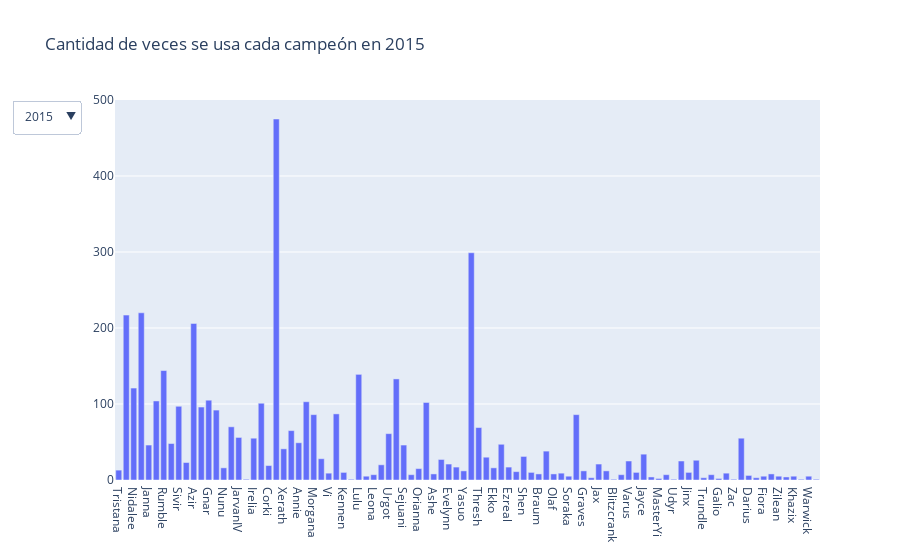

Notebook code for this chart:
### Markdown cell above
Todo esto desde aqui para arriba fue para obtener la cantidad de veces que se a baneado un cierto campeon y llevarlo a algo mas amigable que un arreglo por fila, el trabajo fue separar ese arreglo y guardarlo en otro de manera lineal, practicamente un vector, el cual permitio un manejo de estos datos muy facil y ademas de entendible para todos.

### Code cell
import plotly.graph_objects as go

# Seleccionar los valores de 'redBans' como una serie de pandas para los años 2015 y 2016
redBans_filtrado_2015 = new_df[new_df['Year'] == 2015]['redBans']
redBans_filtrado_2016 = new_df[new_df['Year'] == 2016]['redBans']

# Crear un diccionario para almacenar la cantidad de veces que aparece cada campeón en cada año
suma_campeones_2015 = {}
suma_campeones_2016 = {}

# Iterar sobre cada valor de 'redBans' para el año 2015
for redBans in redBans_filtrado_2015:
    try:
        # Asignación múltiple para separar los valores en tres variables
        champ1, champ2, champ3 = redBans

        # Si alguno de los valores es 'null', pasar al siguiente
        if champ1 is None or champ2 is None or champ3 is None:
            continue

        # Incrementar la cantidad de veces que aparece cada campeón en el diccionario correspondiente
        if champ1 in suma_campeones_2015:
            suma_campeones_2015[champ1] += 1
        else:
            suma_campeones_2015[champ1] = 1

        if champ2 in suma_campeones_2015:
            suma_campeones_2015[champ2] += 1
        else:
            suma_campeones_2015[champ2] = 1

        if champ3 in suma_campeones_2015:
            suma_campeones_2015[champ3] += 1
        else:
            suma_campeones_2015[champ3] = 1

    except ValueError:
        # Si no hay suficientes valores para asignar a las tres variables, pasar al siguiente
        continue

# Iterar sobre cada valor de 'redBans' para el año 2016
for redBans in redBans_filtrado_2016:
    try:
        # Asignación múltiple para separar los valores en tres variables
        champ1, champ2, champ3 = redBans

        # Si alguno de los valores es 'null', pasar al siguiente
        if champ1 is None or champ2 is None or champ3 is None:
            continue

        # Incrementar la cantidad de veces que aparece cada campeón en el diccionario correspondiente
        if champ1 in suma_campeones_2016:
            suma_campeones_2016[champ1] += 1
        else:
            suma_campeones_2016[champ1] = 1

        if champ2 in suma_campeones_2016:
            suma_campeones_2016[champ2] += 1
        else:
            suma_campeones_2016[champ2] = 1

        if champ3 in suma_campeones_2016:
            suma_campeones_2016[champ3] += 1
        else:
            suma_campeones_2016[champ3] = 1

    except ValueError:
        # Si no hay suficientes valores para asignar a las tres variables, pasar al siguiente
        continue

# Crear una figura de tipo Bar con los datos del año 2015
fig = go.Figure(go.Bar(x=list(suma_campeones_2015.keys()), y=list(suma_campeones_2015.values())))

# Actualizar el diseño y el título de la figura
fig.update_layout(title='Cantidad de veces se usa cada campeón en 2015')

# Crear un objeto de tipo Dropdown con las opciones de años
dropdown_años = {
    'type': 'dropdown',
    'buttons': [{'label': '2015', 'method': 'update', 'args': [{'x': [list(suma_campeones_2015.keys())], 'y': [list(suma_campeones_2015.values())]}, {'title': 'Cantidad de veces que aparece cada campeón en 2015'}]},
                {'label': '2016', 'method': 'update', 'args': [{'x': [list(suma_campeones_2016.keys())], 'y': [list(suma_campeones_2016.values())]}, {'title': 'Cantidad de veces que aparece cada campeón en 2016'}]}],
    'direction': 'down',
    'showactive': True,
   'active': 0,
}

# Agregar el botón de Dropdown a la figura
fig.update_layout(updatemenus=[dropdown_años])

# Mostrar la figura
fig.show()

### Figure 1 — Plotly figure (JSON) as saved in the notebook; plotly's stock layout.template omitted (floating-point values rounded to 4 significant figures)
{"data": [{"type": "bar", "x": ["Tristana", "Leblanc", "Nidalee", "RekSai", "Janna", "Zed", "Rumble", "LeeSin", "Sivir", "Rengar", "Azir", "Lissandra", "Gnar", "Kassadin", "Nunu", "Fizz", "JarvanIV", "Nocturne", "Irelia", "Cassiopeia", "Corki", "Kalista", "Xerath", "Ahri", "Annie", "Maokai", "Morgana", "Veigar", "Vi", "Hecarim", "Kennen", "Nami", "Lulu", "Karthus", "Leona", "Vladimir", "Urgot", "Gragas", "Sejuani", "Sion", "Orianna", "Alistar", "Ashe", "KogMaw", "Evelynn", "Bard", "Yasuo", "Ryze", "Thresh", "TwistedFate", "Ekko", "Viktor", "Ezreal", "Diana", "Shen", "Nautilus", "Braum", "Elise", "Olaf", "Shyvana", "Soraka", "Gangplank", "Graves", "Renekton", "Jax", "Draven", "Blitzcrank", "Chogath", "Varus", "Lucian", "Jayce", "Riven", "MasterYi", "TahmKench", "Udyr", "Syndra", "Jinx", "Vayne", "Trundle", "DrMundo", "Galio", "Pantheon", "Zac", "Mordekaiser", "Darius", "Malphite", "Fiora", "Kindred", "Zilean", "Ziggs", "Khazix", "FiddleSticks", "Warwick", "Poppy"], "y": [13, 217, 121, 220, 46, 104, 144, 48, 97, 23, 206, 96, 105, 92, 16, 70, 56, 1, 55, 101, 19, 475, 41, 65, 49, 103, 86, 28, 9, 87, 10, 1, 139, 5, 7, 20, 61, 133, 46, 7, 15, 102, 8, 27, 21, 17, 12, 299, 69, 30, 16, 47, 17, 11, 31, 10, 8, 38, 8, 9, 5, 86, 12, 3, 21, 12, 1, 7, 25, 10, 34, 4, 2, 7, 1, 25, 10, 26, 3, 7, 2, 9, 1, 55, 6, 3, 5, 8, 5, 4, 5, 1, 5, 1]}], "layout": {"title": {"text": "Cantidad de veces se usa cada campeón en 2015"}, "updatemenus": [{"active": 0, "buttons": [{"args": [{"x": [["Tristana", "Leblanc", "Nidalee", "RekSai", "Janna", "Zed", "Rumble", "LeeSin", "Sivir", "Rengar", "Azir", "Lissandra", "Gnar", "Kassadin", "Nunu", "Fizz", "JarvanIV", "Nocturne", "Irelia", "Cassiopeia", "Corki", "Kalista", "Xerath", "Ahri", "Annie", "Maokai", "Morgana", "Veigar", "Vi", "Hecarim", "Kennen", "Nami", "Lulu", "Karthus", "Leona", "Vladimir", "Urgot", "Gragas", "Sejuani", "Sion", "Orianna", "Alistar", "Ashe", "KogMaw", "Evelynn", "Bard", "Yasuo", "Ryze", "Thresh", "TwistedFate", "Ekko", "Viktor", "Ezreal", "Diana", "Shen", "Nautilus", "Braum", "Elise", "Olaf", "Shyvana", "Soraka", "Gangplank", "Graves", "Renekton", "Jax", "Draven", "Blitzcrank", "Chogath", "Varus", "Lucian", "Jayce", "Riven", "MasterYi", "TahmKench", "Udyr", "Syndra", "Jinx", "Vayne", "Trundle", "DrMundo", "Galio", "Pantheon", "Zac", "Mordekaiser", "Darius", "Malphite", "Fiora", "Kindred", "Zilean", "Ziggs", "Khazix", "FiddleSticks", "Warwick", "Poppy"]], "y": [[13, 217, 121, 220, 46, 104, 144, 48, 97, 23, 206, 96, 105, 92, 16, 70, 56, 1, 55, 101, 19, 475, 41, 65, 49, 103, 86, 28, 9, 87, 10, 1, 139, 5, 7, 20, 61, 133, 46, 7, 15, 102, 8, 27, 21, 17, 12, 299, 69, 30, 16, 47, 17, 11, 31, 10, 8, 38, 8, 9, 5, 86, 12, 3, 21, 12, 1, 7, 25, 10, 34, 4, 2, 7, 1, 25, 10, 26, 3, 7, 2, 9, 1, 55, 6, 3, 5, 8, 5, 4, 5, 1, 5, 1]]}, {"title": "Cantidad de veces que aparece cada campeón en 2015"}], "label": "2015", "method": "update"}, {"args": [{"x": [["TahmKench", "Ryze", "Corki", "Lulu", "Gangplank", "Elise", "Thresh", "Anivia", "Fiora", "Alistar", "TwistedFate", "Lucian", "RekSai", "Graves", "Poppy", "Lissandra", "Bard", "Janna", "Quinn", "Caitlyn", "Nidalee", "Zilean", "Leblanc", "Jhin", "Kalista", "Soraka", "KogMaw", "Braum", "Kayle", "Kindred", "Udyr", "Gragas", "Azir", "Sivir", "Zed", "Ekko", "Swain", "Karma", "Maokai", "Vladimir", "Trundle", "Ashe", "Viktor", "Twitch", "Irelia", "Zyra", "Olaf", "Jayce", "Hecarim", "Illaoi", "Jax", "Rumble", "JarvanIV", "Cassiopeia", "Shen", "Taliyah", "Malzahar", "Nami", "Sona", "Mordekaiser", "Morgana", "LeeSin", "Tristana", "Syndra", "Gnar", "Kennen", "Ahri", "Akali", "Malphite", "Rammus", "Fizz", "Ezreal", "Nautilus", "Draven", "Sion", "Varus", "Kassadin", "Lux", "MissFortune", "Taric", "Veigar", "AurelionSol", "DrMundo", "Karthus", "Blitzcrank", "Leona", "Jinx", "Pantheon", "XinZhao", "Yasuo", "Zac", "Diana", "Rengar", "Velkoz", "MasterYi", "Evelynn", "Darius", "Brand"]], "y": [[119, 524, 152, 260, 382, 103, 51, 35, 122, 181, 103, 68, 157, 108, 175, 108, 153, 7, 50, 51, 688, 59, 102, 68, 251, 36, 97, 97, 3, 194, 4, 109, 251, 165, 64, 55, 56, 111, 38, 485, 175, 58, 68, 24, 67, 18, 49, 14, 52, 13, 23, 24, 3, 34, 171, 81, 98, 6, 1, 1, 21, 38, 4, 82, 55, 9, 9, 2, 14, 11, 39, 23, 17, 6, 1, 56, 43, 8, 8, 7, 6, 24, 9, 2, 1, 4, 1, 1, 1, 7, 3, 7, 10, 1, 1, 6, 1, 8]]}, {"title": "Cantidad de veces que aparece cada campeón en 2016"}], "label": "2016", "method": "update"}], "direction": "down", "showactive": true, "type": "dropdown"}]}}
